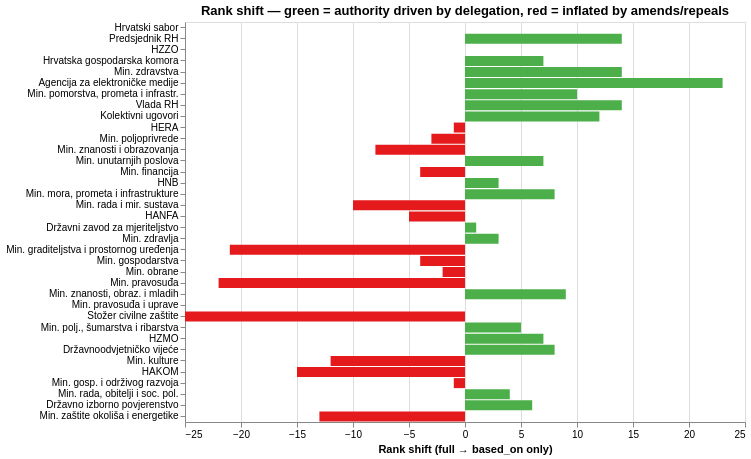

Here is the notebook cell this chart was saved with:
### Code cell
# Rank shift between the two variants.
# Positive shift = institution rises when amends/repeals are removed →
#   its authority comes from genuine delegation, not amendment churn or obsolescence.
# Negative shift = institution drops when amends/repeals are removed →
#   its full-graph score was inflated by non-delegation edges.
_df_pr["rank_shift"] = _df_pr["avg_full_rank"] - _df_pr["avg_bo_rank"]

display(Markdown("**Rank shift: full graph → based_on only** (positive = rises, negative = drops)"))
display(
    alt.Chart(_df_pr.sort_values("avg_bo_rank"))
    .mark_bar()
    .encode(
        x=alt.X("rank_shift:Q", title="Rank shift (full → based_on only)"),
        y=alt.Y("Institution:N", sort=alt.EncodingSortField("avg_bo_rank"), title=None),
        color=alt.condition(
            alt.datum.rank_shift >= 0,
            alt.value("#4daf4a"),
            alt.value("#e41a1c"),
        ),
        tooltip=["Institution", "avg_full_rank", "avg_bo_rank", "rank_shift"],
    )
    .properties(
        title="Rank shift — green = authority driven by delegation, red = inflated by amends/repeals",
        width=560, height=400,
    )
)

### Figure 1 — Vega-Lite specification as saved in the notebook (floating-point values rounded to 4 significant figures)
{"config": {"view": {"continuousWidth": 300, "continuousHeight": 300}}, "data": {"name": "data-55c651892314b4e1238e61222fcbb8b5"}, "mark": {"type": "bar"}, "encoding": {"color": {"condition": {"test": "(datum.rank_shift >= 0)", "value": "#4daf4a"}, "value": "#e41a1c"}, "tooltip": [{"field": "Institution", "type": "nominal"}, {"field": "avg_full_rank", "type": "quantitative"}, {"field": "avg_bo_rank", "type": "quantitative"}, {"field": "rank_shift", "type": "quantitative"}], "x": {"field": "rank_shift", "title": "Rank shift (full → based_on only)", "type": "quantitative"}, "y": {"field": "Institution", "sort": {"field": "avg_bo_rank"}, "title": null, "type": "nominal"}}, "height": 400, "title": "Rank shift — green = authority driven by delegation, red = inflated by amends/repeals", "width": 560, "$schema": "https://vega.github.io/schema/vega-lite/v6.4.1.json", "datasets": {"data-55c651892314b4e1238e61222fcbb8b5": [{"Institution": "Hrvatski sabor", "avg_pr_full": 0.0002396, "avg_pr_bo": 0.0002538, "acts_in_giant": 1408, "total_acts": 9174, "volume_rank": 2, "avg_full_rank": 1, "avg_bo_rank": 1, "rank_shift": 0}, {"Institution": "Predsjednik RH", "avg_pr_full": 5.647e-05, "avg_pr_bo": 7.028e-05, "acts_in_giant": 158, "total_acts": 1219, "volume_rank": 7, "avg_full_rank": 16, "avg_bo_rank": 2, "rank_shift": 14}, {"Institution": "HZZO", "avg_pr_full": 6.63e-05, "avg_pr_bo": 6.495e-05, "acts_in_giant": 286, "total_acts": 709, "volume_rank": 11, "avg_full_rank": 3, "avg_bo_rank": 3, "rank_shift": 0}, {"Institution": "Hrvatska gospodarska komora", "avg_pr_full": 5.92e-05, "avg_pr_bo": 6.49e-05, "acts_in_giant": 46, "total_acts": 105, "volume_rank": 40, "avg_full_rank": 11, "avg_bo_rank": 4, "rank_shift": 7}, {"Institution": "Min. zdravstva", "avg_pr_full": 5.537e-05, "avg_pr_bo": 6.06e-05, "acts_in_giant": 209, "total_acts": 1229, "volume_rank": 6, "avg_full_rank": 19, "avg_bo_rank": 5, "rank_shift": 14}, {"Institution": "Agencija za elektroničke medije", "avg_pr_full": 4.717e-05, "avg_pr_bo": 6.011e-05, "acts_in_giant": 77, "total_acts": 303, "volume_rank": 26, "avg_full_rank": 29, "avg_bo_rank": 6, "rank_shift": 23}, {"Institution": "Min. pomorstva, prometa i infrastr.", "avg_pr_full": 5.589e-05, "avg_pr_bo": 5.847e-05, "acts_in_giant": 116, "total_acts": 553, "volume_rank": 14, "avg_full_rank": 17, "avg_bo_rank": 7, "rank_shift": 10}, {"Institution": "Vlada RH", "avg_pr_full": 5.39e-05, "avg_pr_bo": 5.756e-05, "acts_in_giant": 2898, "total_acts": 24608, "volume_rank": 1, "avg_full_rank": 22, "avg_bo_rank": 8, "rank_shift": 14}, {"Institution": "Kolektivni ugovori", "avg_pr_full": 5.43e-05, "avg_pr_bo": 5.74e-05, "acts_in_giant": 10, "total_acts": 76, "volume_rank": 41, "avg_full_rank": 21, "avg_bo_rank": 9, "rank_shift": 12}, {"Institution": "HERA", "avg_pr_full": 6.215e-05, "avg_pr_bo": 5.705e-05, "acts_in_giant": 77, "total_acts": 230, "volume_rank": 29, "avg_full_rank": 9, "avg_bo_rank": 10, "rank_shift": -1}, {"Institution": "Min. poljoprivrede", "avg_pr_full": 6.258e-05, "avg_pr_bo": 5.671e-05, "acts_in_giant": 1127, "total_acts": 3822, "volume_rank": 4, "avg_full_rank": 8, "avg_bo_rank": 11, "rank_shift": -3}, {"Institution": "Min. znanosti i obrazovanja", "avg_pr_full": 6.623e-05, "avg_pr_bo": 5.668e-05, "acts_in_giant": 111, "total_acts": 537, "volume_rank": 15, "avg_full_rank": 4, "avg_bo_rank": 12, "rank_shift": -8}, {"Institution": "Min. unutarnjih poslova", "avg_pr_full": 5.487e-05, "avg_pr_bo": 5.651e-05, "acts_in_giant": 208, "total_acts": 290, "volume_rank": 27, "avg_full_rank": 20, "avg_bo_rank": 13, "rank_shift": 7}, {"Institution": "Min. financija", "avg_pr_full": 5.993e-05, "avg_pr_bo": 5.627e-05, "acts_in_giant": 307, "total_acts": 466, "volume_rank": 18, "avg_full_rank": 10, "avg_bo_rank": 14, "rank_shift": -4}, {"Institution": "HNB", "avg_pr_full": 5.577e-05, "avg_pr_bo": 5.616e-05, "acts_in_giant": 356, "total_acts": 883, "volume_rank": 9, "avg_full_rank": 18, "avg_bo_rank": 15, "rank_shift": 3}, {"Institution": "Min. mora, prometa i infrastrukture", "avg_pr_full": 5.088e-05, "avg_pr_bo": 5.603e-05, "acts_in_giant": 232, "total_acts": 366, "volume_rank": 21, "avg_full_rank": 24, "avg_bo_rank": 16, "rank_shift": 8}, {"Institution": "Min. rada i mir. sustava", "avg_pr_full": 6.283e-05, "avg_pr_bo": 5.601e-05, "acts_in_giant": 86, "total_acts": 166, "volume_rank": 33, "avg_full_rank": 7, "avg_bo_rank": 17, "rank_shift": -10}, {"Institution": "HANFA", "avg_pr_full": 5.778e-05, "avg_pr_bo": 5.587e-05, "acts_in_giant": 559, "total_acts": 2642, "volume_rank": 5, "avg_full_rank": 13, "avg_bo_rank": 18, "rank_shift": -5}, {"Institution": "Državni zavod za mjeriteljstvo", "avg_pr_full": 4.809e-05, "avg_pr_bo": 5.583e-05, "acts_in_giant": 81, "total_acts": 586, "volume_rank": 13, "avg_full_rank": 28, "avg_bo_rank": 27, "rank_shift": 1}, {"Institution": "Min. zdravlja", "avg_pr_full": 4.589e-05, "avg_pr_bo": 5.583e-05, "acts_in_giant": 119, "total_acts": 143, "volume_rank": 35, "avg_full_rank": 30, "avg_bo_rank": 27, "rank_shift": 3}, {"Institution": "Min. graditeljstva i prostornog uređenja", "avg_pr_full": 6.32e-05, "avg_pr_bo": 5.583e-05, "acts_in_giant": 76, "total_acts": 110, "volume_rank": 38, "avg_full_rank": 6, "avg_bo_rank": 27, "rank_shift": -21}, {"Institution": "Min. gospodarstva", "avg_pr_full": 5.187e-05, "avg_pr_bo": 5.583e-05, "acts_in_giant": 35, "total_acts": 52, "volume_rank": 46, "avg_full_rank": 23, "avg_bo_rank": 27, "rank_shift": -4}, {"Institution": "Min. obrane", "avg_pr_full": 4.945e-05, "avg_pr_bo": 5.583e-05, "acts_in_giant": 108, "total_acts": 153, "volume_rank": 34, "avg_full_rank": 25, "avg_bo_rank": 27, "rank_shift": -2}, {"Institution": "Min. pravosuđa", "avg_pr_full": 6.491e-05, "avg_pr_bo": 5.583e-05, "acts_in_giant": 49, "total_acts": 133, "volume_rank": 37, "avg_full_rank": 5, "avg_bo_rank": 27, "rank_shift": -22}, {"Institution": "Min. znanosti, obraz. i mladih", "avg_pr_full": 4.288e-05, "avg_pr_bo": 5.583e-05, "acts_in_giant": 16, "total_acts": 196, "volume_rank": 31, "avg_full_rank": 36, "avg_bo_rank": 27, "rank_shift": 9}, {"Institution": "Min. pravosuđa i uprave", "avg_pr_full": 4.826e-05, "avg_pr_bo": 5.583e-05, "acts_in_giant": 58, "total_acts": 136, "volume_rank": 36, "avg_full_rank": 27, "avg_bo_rank": 27, "rank_shift": 0}, {"Institution": "Stožer civilne zaštite", "avg_pr_full": 7.007e-05, "avg_pr_bo": 5.583e-05, "acts_in_giant": 46, "total_acts": 534, "volume_rank": 16, "avg_full_rank": 2, "avg_bo_rank": 27, "rank_shift": -25}, {"Institution": "Min. polj., šumarstva i ribarstva", "avg_pr_full": 4.558e-05, "avg_pr_bo": 5.583e-05, "acts_in_giant": 177, "total_acts": 248, "volume_rank": 28, "avg_full_rank": 32, "avg_bo_rank": 27, "rank_shift": 5}, {"Institution": "HZMO", "avg_pr_full": 4.421e-05, "avg_pr_bo": 5.583e-05, "acts_in_giant": 46, "total_acts": 1185, "volume_rank": 8, "avg_full_rank": 34, "avg_bo_rank": 27, "rank_shift": 7}, {"Institution": "Državnoodvjetničko vijeće", "avg_pr_full": 4.397e-05, "avg_pr_bo": 5.583e-05, "acts_in_giant": 101, "total_acts": 609, "volume_rank": 12, "avg_full_rank": 35, "avg_bo_rank": 27, "rank_shift": 8}, {"Institution": "Min. kulture", "avg_pr_full": 5.694e-05, "avg_pr_bo": 5.583e-05, "acts_in_giant": 26, "total_acts": 65, "volume_rank": 45, "avg_full_rank": 15, "avg_bo_rank": 27, "rank_shift": -12}, {"Institution": "HAKOM", "avg_pr_full": 5.898e-05, "avg_pr_bo": 5.583e-05, "acts_in_giant": 61, "total_acts": 400, "volume_rank": 20, "avg_full_rank": 12, "avg_bo_rank": 27, "rank_shift": -15}, {"Institution": "Min. gosp. i održivog razvoja", "avg_pr_full": 4.875e-05, "avg_pr_bo": 5.583e-05, "acts_in_giant": 75, "total_acts": 106, "volume_rank": 39, "avg_full_rank": 26, "avg_bo_rank": 27, "rank_shift": -1}, {"Institution": "Min. rada, obitelji i soc. pol.", "avg_pr_full": 4.574e-05, "avg_pr_bo": 5.583e-05, "acts_in_giant": 109, "total_acts": 173, "volume_rank": 32, "avg_full_rank": 31, "avg_bo_rank": 27, "rank_shift": 4}, {"Institution": "Državno izborno povjerenstvo", "avg_pr_full": 4.422e-05, "avg_pr_bo": 5.583e-05, "acts_in_giant": 55, "total_acts": 444, "volume_rank": 19, "avg_full_rank": 33, "avg_bo_rank": 27, "rank_shift": 6}, {"Institution": "Min. zaštite okoliša i energetike", "avg_pr_full": 5.709e-05, "avg_pr_bo": 5.583e-05, "acts_in_giant": 53, "total_acts": 69, "volume_rank": 43, "avg_full_rank": 14, "avg_bo_rank": 27, "rank_shift": -13}]}}
